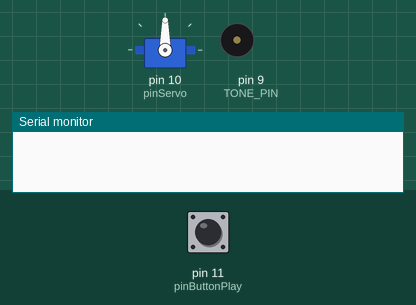
Simulated run of this sketch. Board: Arduino Uno, built with avr-gcc and run on an emulated ATmega328P. On the bench: servo, buzzer (waves = sounding), the last lines printed to the serial monitor. The test bench sets the inputs (shaded band); at power-on: pin 11 (pinButtonPlay) HIGH. Random numbers use the default seed unless the sketch sets one.

Above: at 1.2 s.
1.3 s: pin 11 (pinButtonPlay) pulled LOW for 0.15 s
At 3.4 s:
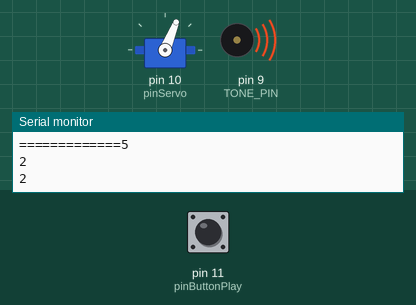
At 5.2 s:
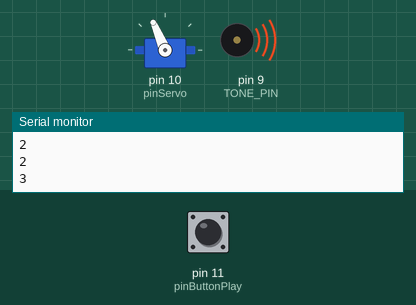
7.4 s: pin 11 (pinButtonPlay) pulled LOW for 3.2 s
At 12.1 s:
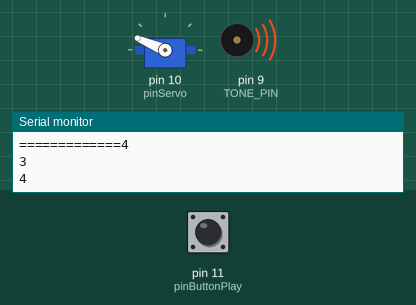
Timing chart, 0 to 16.4 s (numbered marks = the images above; inputs shaded):
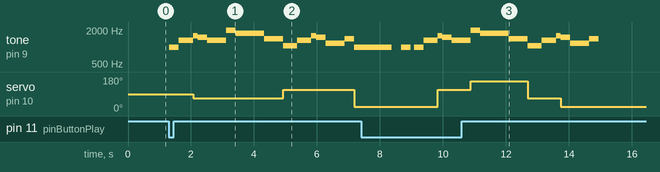

The sketch:

2_HarryPotterHat.ino
```cpp
#include <Servo.h> //используем библиотеку для работы с сервоприводом

#define OCTAVE_OFFSET 0

#define NOTE_C4  262
#define NOTE_CS4 277
#define NOTE_D4  294
#define NOTE_DS4 311
#define NOTE_E4  330
#define NOTE_F4  349
#define NOTE_FS4 370
#define NOTE_G4  392
#define NOTE_GS4 415
#define NOTE_A4  440
#define NOTE_AS4 466
#define NOTE_B4  494
#define NOTE_C5  523
#define NOTE_CS5 554
#define NOTE_D5  587
#define NOTE_DS5 622
#define NOTE_E5  659
#define NOTE_F5  698
#define NOTE_FS5 740
#define NOTE_G5  784
#define NOTE_GS5 831
#define NOTE_A5  880
#define NOTE_AS5 932
#define NOTE_B5  988
#define NOTE_C6  1047
#define NOTE_CS6 1109
#define NOTE_D6  1175
#define NOTE_DS6 1245
#define NOTE_E6  1319
#define NOTE_F6  1397
#define NOTE_FS6 1480
#define NOTE_G6  1568
#define NOTE_GS6 1661
#define NOTE_A6  1760
#define NOTE_AS6 1865
#define NOTE_B6  1976
#define NOTE_C7  2093
#define NOTE_CS7 2217
#define NOTE_D7  2349
#define NOTE_DS7 2489
#define NOTE_E7  2637
#define NOTE_F7  2794
#define NOTE_FS7 2960
#define NOTE_G7  3136
#define NOTE_GS7 3322
#define NOTE_A7  3520
#define NOTE_AS7 3729
#define NOTE_B7  3951

#define TONE_PIN 9

int notes[] = { 0,
NOTE_C4, NOTE_CS4, NOTE_D4, NOTE_DS4, NOTE_E4, NOTE_F4, NOTE_FS4, NOTE_G4, NOTE_GS4, NOTE_A4, NOTE_AS4, NOTE_B4,
NOTE_C5, NOTE_CS5, NOTE_D5, NOTE_DS5, NOTE_E5, NOTE_F5, NOTE_FS5, NOTE_G5, NOTE_GS5, NOTE_A5, NOTE_AS5, NOTE_B5,
NOTE_C6, NOTE_CS6, NOTE_D6, NOTE_DS6, NOTE_E6, NOTE_F6, NOTE_FS6, NOTE_G6, NOTE_GS6, NOTE_A6, NOTE_AS6, NOTE_B6,
NOTE_C7, NOTE_CS7, NOTE_D7, NOTE_DS7, NOTE_E7, NOTE_F7, NOTE_FS7, NOTE_G7, NOTE_GS7, NOTE_A7, NOTE_AS7, NOTE_B7
};
char *song1 = "LastReso:d=4,o=5,b=45:32f,32g#,32g,32g#,32c6,32g#,32g,32g#,32d#,32g#,32g,32g#,32c6,32g#,32g,32g#,32c#,32g#,32g,32g#,32c6,32g#,32g,32g#,32c,32g#,32g,32g#,32c6,32g#,32g,32g#,32f,32g#,32g,32g#,32c6,32g#,32g,32g#,32d#,32g#,32g,32g#,32c6,32g#,32g,32g#,32c#,32g#,32g,32g#,32c6,32g#,32g,32g#,32c,32g#,32g,32g#,32c6,32g#,32g,32g#";
char *song2 = "countdown:d=4,o=5,b=125:p,8p,16b,16a,b,e,p,8p,16c6,16b,8c6,8b,a,p,8p,16c6,16b,c6,e,p,8p,16a,16g,8a,8g,8f#,8a,g.,16f#,16g,a.,16g,16a,8b,8a,8g,8f#,e,c6,2b.,16b,16c6,16b,16a,1b";
char *song3 = "Macarena:d=4,o=5,b=180:f,8f,8f,f,8f,8f,8f,8f,8f,8f,8f,8a,8c,8c,f,8f,8f,f,8f,8f,8f,8f,8f,8f,8d,8c,p,f,8f,8f,f,8f,8f,8f,8f,8f,8f,8f,8a,p,2c.6,a,8c6,8a,8f,p,2p";
char *song4 = "PinkPanther:d=4,o=5,b=160:8d#,8e,2p,8f#,8g,2p,8d#,8e,16p,8f#,8g,16p,8c6,8b,16p,8d#,8e,16p,8b,2a#,2p,16a,16g,16e,16d,2e";
char *song5 = "Back to the Future:d=16,o=5,b=200:4g.,p,4c.,p,2f#.,p,g.,p,a.,p,8g,p,8e,p,8c,p,4f#,p,g.,p,a.,p,8g.,p,8d.,p,8g.,p,8d.6,p,4d.6,p,4c#6,p,b.,p,c#.6,p,2d.6";
char *song6 = "Jingle Bells:d=4,o=5,b=170:b,b,b,p,b,b,b,p,b,d6,g.,8a,2b.,8p,c6,c6,c6.,8c6,c6,b,b,8b,8b,b,a,a,b,2a,2d6";
char *song7 = "smb_under:d=4,o=6,b=100:32c,32p,32c7,32p,32a5,32p,32a,32p,32a#5,32p,32a#,2p,32c,32p,32c7,32p,32a5,32p,32a,32p,32a#5,32p,32a#,2p,32f5,32p,32f,32p,32d5,32p,32d,32p,32d#5,32p,32d#,2p,32f5,32p,32f,32p,32d5,32p,32d,32p,32d#5,32p,32d#";
char *song8 = "Teenage Turtles:d=8,o=6,b=100:g5,a5,g5,a5,g5,16a5,g.5,a5,a#5,c,a#5,c,a#5,16c,a#.5,c,d#,f,d#,f,d#,16f,d#.,f,16c,16c,16c,16c,a#5,4c,16c7,16c7,16c7";
char *song9 = "HarryPotter:d=8,o=6,b=100:b5,e.,16g,f#,4e,b,4a.,4f #.,e.,16g,f#,4d,f,2b5,p,b5,e.,16g,f#,4e,b,4d7,c#7,4c7,g#,c.7,16b,a#,4a#5,g,2e";
char *song10 = "Amerika:d=4,o=5,b=125:d,d,8d,8d,8d,8f,a,8a,a.,8p,8a,g,8g,g.,8p,8g,g,8e,2e,8p,d,d,8d,8d,8d,8f,a,8a,a.,8p,8c6,c6,8e,e.,8p,8c6,c6,8e,e.,p,d,d,8d,8d,8d,8f,a,8a,a.,8p,8a,g,8g,g.,8p,8g,g,8e,2e,8p,d,d,8d,8d,8d,8f,a,8a,a.,8p,8c6,c6,8e,e.,8p,8c6,c6,8e,e";

const int pinServo = 10;//порт сервопривода
const int pinButtonPlay = 11;//кнопка запуска
Servo servo; //объявляем переменную servo типа Servo

long countSteps;
long randDegree;
long stepServo;

void setup(void)
{
  Serial.begin(9600);
  // инициализируем пин, подключенный к кнопке, как вход
  pinMode(pinButtonPlay, INPUT_PULLUP);
  servo.attach(pinServo); //привязываем привод к порту 10
  countSteps = 0;
  randDegree = 0;

  //servo.write(0);
}

#define isdigit(n) (n >= '0' && n <= '9')


void loop(void)
{

   if(digitalRead(pinButtonPlay) == 0){//нажата кнопка
      // servo.write(180);
      stepServo = 2;
      countSteps = random(4, 10);
      Serial.print("=============");
      Serial.println(countSteps);
      play_rtttl(song9);
   }
   myDelay(millis(), 100);
}


bool servoRun(){
  if(stepServo > 0){
    --stepServo;
    return false;
  }
  stepServo = 2;
  if(countSteps == 0){
     return true;
     //return false;
  }
  --countSteps;

  randDegree = random(1,5);
  if(randDegree == 1){
    servo.write(23);
  }
  if(randDegree == 2){
    servo.write(68);
  }
  if(randDegree == 3){
    servo.write(113);
  }
  if(randDegree == 4){
    servo.write(157);
  }
  Serial.println(randDegree);
  return false;
}

void play_rtttl(char *p)
{
  // Absolutely no error checking in here

  byte default_dur = 4;
  byte default_oct = 6;
  int bpm = 63;
  int num;
  long wholenote;
  long duration;
  byte note;
  byte scale;

  // format: d=N,o=N,b=NNN:
  // find the start (skip name, etc)

  while(*p != ':') p++;    // ignore name
  p++;                     // skip ':'

  // get default duration
  if(*p == 'd')
  {
    p++; p++;              // skip "d="
    num = 0;
    while(isdigit(*p))
    {
      num = (num * 10) + (*p++ - '0');
    }
    if(num > 0) default_dur = num;
    p++;                   // skip comma
  }

 // Serial.print("ddur: "); Serial.println(default_dur, 10);

  // get default octave
  if(*p == 'o')
  {
    p++; p++;              // skip "o="
    num = *p++ - '0';
    if(num >= 3 && num <=7) default_oct = num;
    p++;                   // skip comma
  }


  // get BPM
  if(*p == 'b')
  {
    p++; p++;              // skip "b="
    num = 0;
    while(isdigit(*p))
    {
      num = (num * 10) + (*p++ - '0');
    }
    bpm = num;
    p++;                   // skip colon
  }

//  Serial.print("bpm: "); Serial.println(bpm, 10);

  // BPM usually expresses the number of quarter notes per minute
  wholenote = (60 * 1000L / bpm) * 4;  // this is the time for whole note (in milliseconds)

 // Serial.print("wn: "); Serial.println(wholenote, 10);


  // now begin note loop
  while(*p)
  {
    if(servoRun()){
      return;
    }
    // first, get note duration, if available
    num = 0;
    while(isdigit(*p))
    {
      num = (num * 10) + (*p++ - '0');
    }

    if(num) duration = wholenote / num;
    else duration = wholenote / default_dur;  // we will need to check if we are a dotted note after

    // now get the note
    note = 0;

    switch(*p)
    {
      case 'c':
        note = 1;
        break;
      case 'd':
        note = 3;
        break;
      case 'e':
        note = 5;
        break;
      case 'f':
        note = 6;
        break;
      case 'g':
        note = 8;
        break;
      case 'a':
        note = 10;
        break;
      case 'b':
        note = 12;
        break;
      case 'p':
      default:
        note = 0;
    }
    p++;

    // now, get optional '#' sharp
    if(*p == '#')
    {
      note++;
      p++;
    }

    // now, get optional '.' dotted note
    if(*p == '.')
    {
      duration += duration/2;
      p++;
    }

    // now, get scale
    if(isdigit(*p))
    {
      scale = *p - '0';
      p++;
    }
    else
    {
      scale = default_oct;
    }

    scale += OCTAVE_OFFSET;

    if(*p == ',')
      p++;       // skip comma for next note (or we may be at the end)

    // now play the note

    if(note)
    {
      tone(TONE_PIN, notes[(scale - 4) * 12 + note]);
      //delay(duration);
      myDelay(millis(),duration);
      noTone(TONE_PIN);

    }
    else
    {
     // delay(duration);
     myDelay(millis(),duration);
    }
  }
}
void myDelay(long timerStart, long duration){
  while(!isIntervalPassed(timerStart, duration)){
  }
}
bool isIntervalPassed(long t1, long interval){
  return ((millis() - t1) > interval);
}
//------------------------------------------
```

Measured:
- after the input at 1.3 s, tone on pin 9 (TONE_PIN): plays 988 Hz for 0.30 s, 1319 Hz for 0.45 s, 1568 Hz for 0.15 s, 1480 Hz for 0.30 s, 1319 Hz for 0.60 s, 1976 Hz for 0.30 s … (15 notes in this stretch), starting at once; servo on pin 10 (pinServo): 90° → 68° after 0.77 s, → 113° 2.9 s later, → 23° 2.3 s later
- after the input at 7.4 s, servo on pin 10 (pinServo): 23° → 113° after 2.4 s, → 157° 1.1 s later, → 68° 1.8 s later, → 23° 1.1 s later
